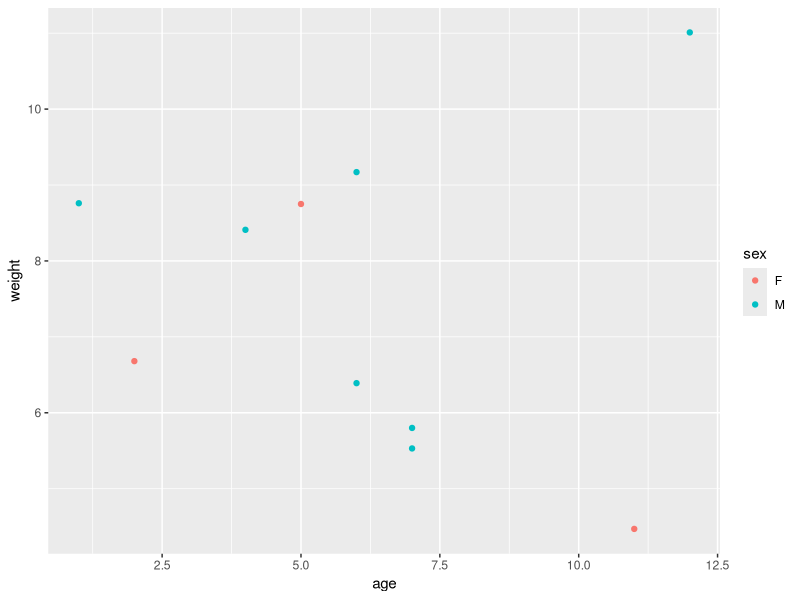
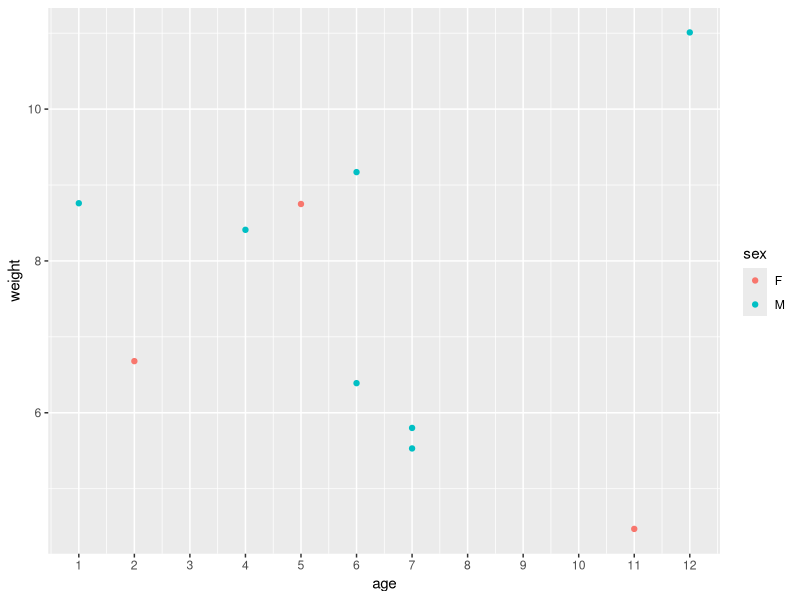
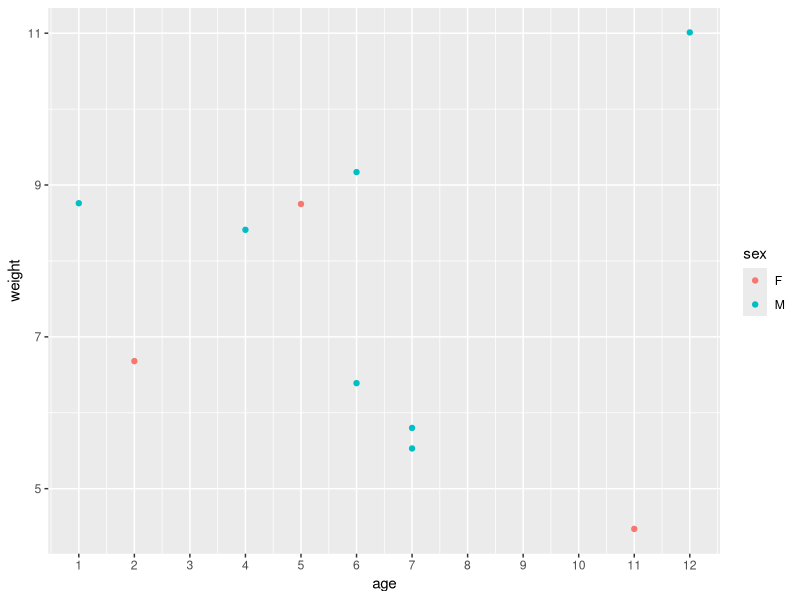
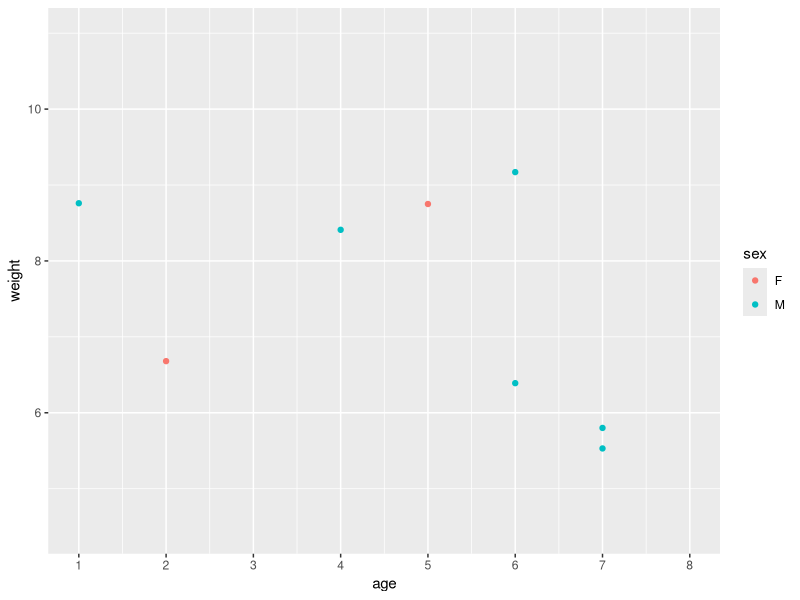
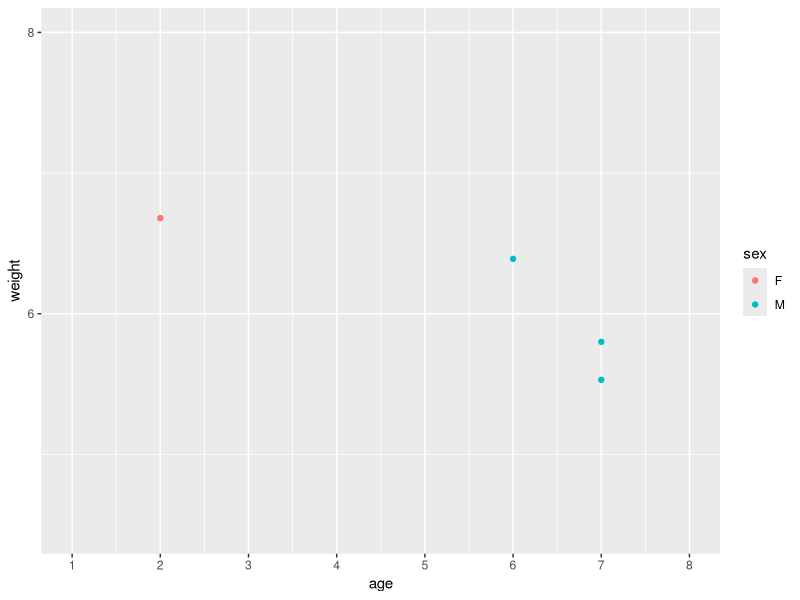
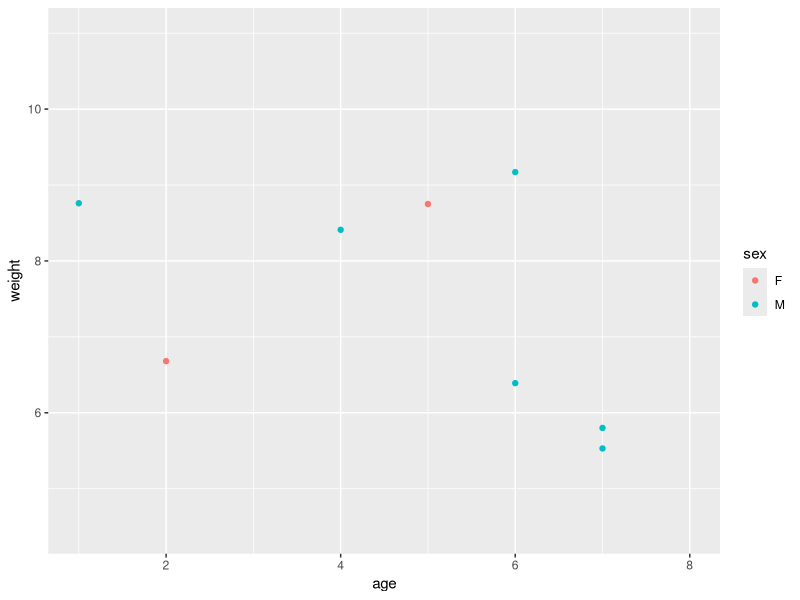
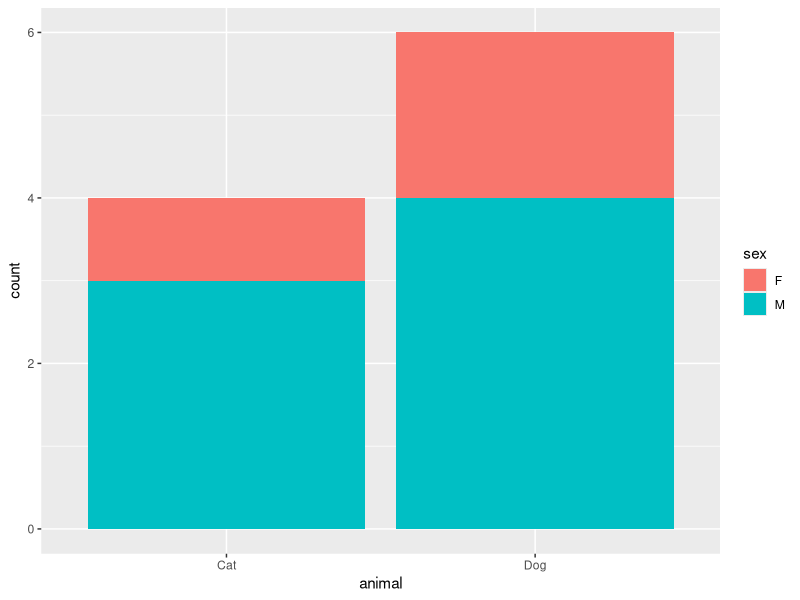
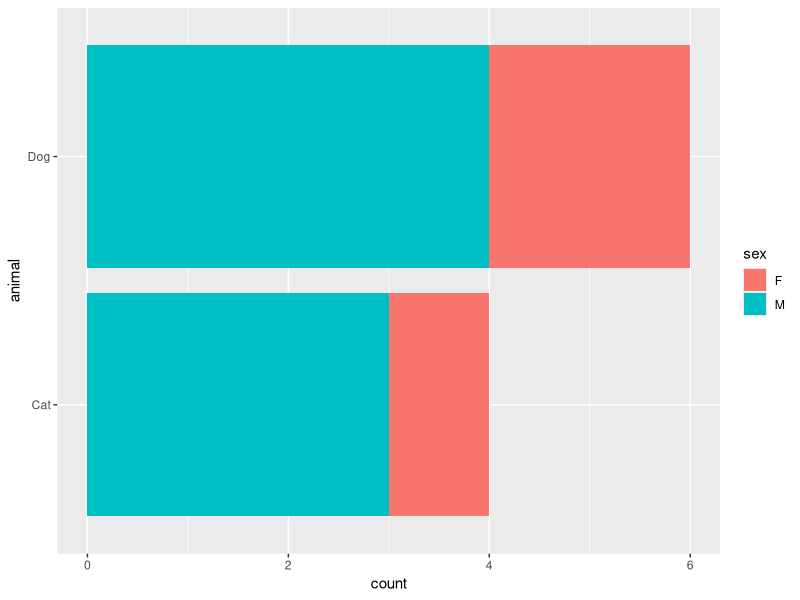

Here is the R script that generated these plots, in order:
## ---- chunk 1
knitr::opts_chunk$set(echo = TRUE, warning = FALSE, message = FALSE, fig.align = "center")
## ---- chunk 2
library(tidyverse)

pets <- read_csv("data/pets.csv")

ggplot(pets) +
  aes(age, weight, colour = sex) +
  geom_point()
## ---- chunk 3
ggplot(pets) +
  aes(age, weight, colour = sex) +
  geom_point() +
  scale_x_continuous(breaks = 1:13) # adjust breaks here
## ---- chunk 4
ggplot(pets) +
  aes(age, weight, colour = sex) +
  geom_point() +
  scale_x_continuous(breaks = 1:13) + 
  scale_y_continuous(breaks = c(5, 7, 9, 11))
## ---- chunk 5
ggplot(pets) +
  aes(age, weight, colour = sex) +
  geom_point() +
  scale_x_continuous(
    breaks = 1:13,
    limits = c(1, 8)
    )
## ---- chunk 6
ggplot(pets) +
  aes(age, weight, colour = sex) +
  geom_point() +
  scale_x_continuous(
    breaks = seq(13),
    limits = c(1, 8)
  ) + 
  scale_y_continuous(
    breaks = c(6, 8, 10),
    limits = c(NA, 8)
  ) 
## ---- chunk 7
ggplot(pets) +
  aes(age, weight, colour = sex) +
  geom_point() +
  xlim(1, 8) 
## ---- chunk 8
ggplot(pets) +
  aes(x = animal, fill = sex) +
  geom_bar() 
## ---- chunk 9
ggplot(pets) +
  aes(x = animal, fill = sex) +
  geom_bar() +
  coord_flip()
## ---- chunk 10
ggplot(pets) +
  aes(y = animal, fill = sex) +
  geom_bar() 
## ---- chunk 11
monthly_sales <- read_csv("data/monthly_sales.csv")

monthly_sales <- monthly_sales %>%
  mutate(month = factor(month, levels = c("Jan", "Feb", "March", "April"))) 

ggplot(monthly_sales) +
  aes(x = branch, y = sales, fill = month) +
  geom_col(position = "dodge") +
  coord_flip()
## ---- chunk 12
monthly_sales %>%
  mutate(sales_thousands = sales/1000) %>%
ggplot() +
  aes(x = branch, y = sales_thousands, fill = month) +
  geom_col(position = "dodge") +
  ylab("Sales (1000 units)") +
  coord_flip()
## ---- chunk 13
ggplot(monthly_sales) +
  aes(x = branch, y = sales, fill = month) +
  geom_col(position = "dodge") +
  scale_y_continuous(labels = scales::comma) +
  coord_flip()
## ---- chunk 14
pets_update <- read_csv("data/pets_update.csv")

ggplot(pets_update) +
  aes(age, weight, colour = sex) +
  geom_point()
## ---- chunk 15
ggplot(pets_update) +
  aes(age, weight, colour = sex) +
  geom_point() +
  scale_y_continuous(trans = "log10", name = "log(weight)")
## ---- chunk 16
ggplot(pets_update) +
  aes(age, weight, colour = sex) +
  geom_point() +
  scale_y_continuous(trans = "log10", name = "log(weight)") +
  scale_x_continuous(trans = "log10", name = "log(age)")
